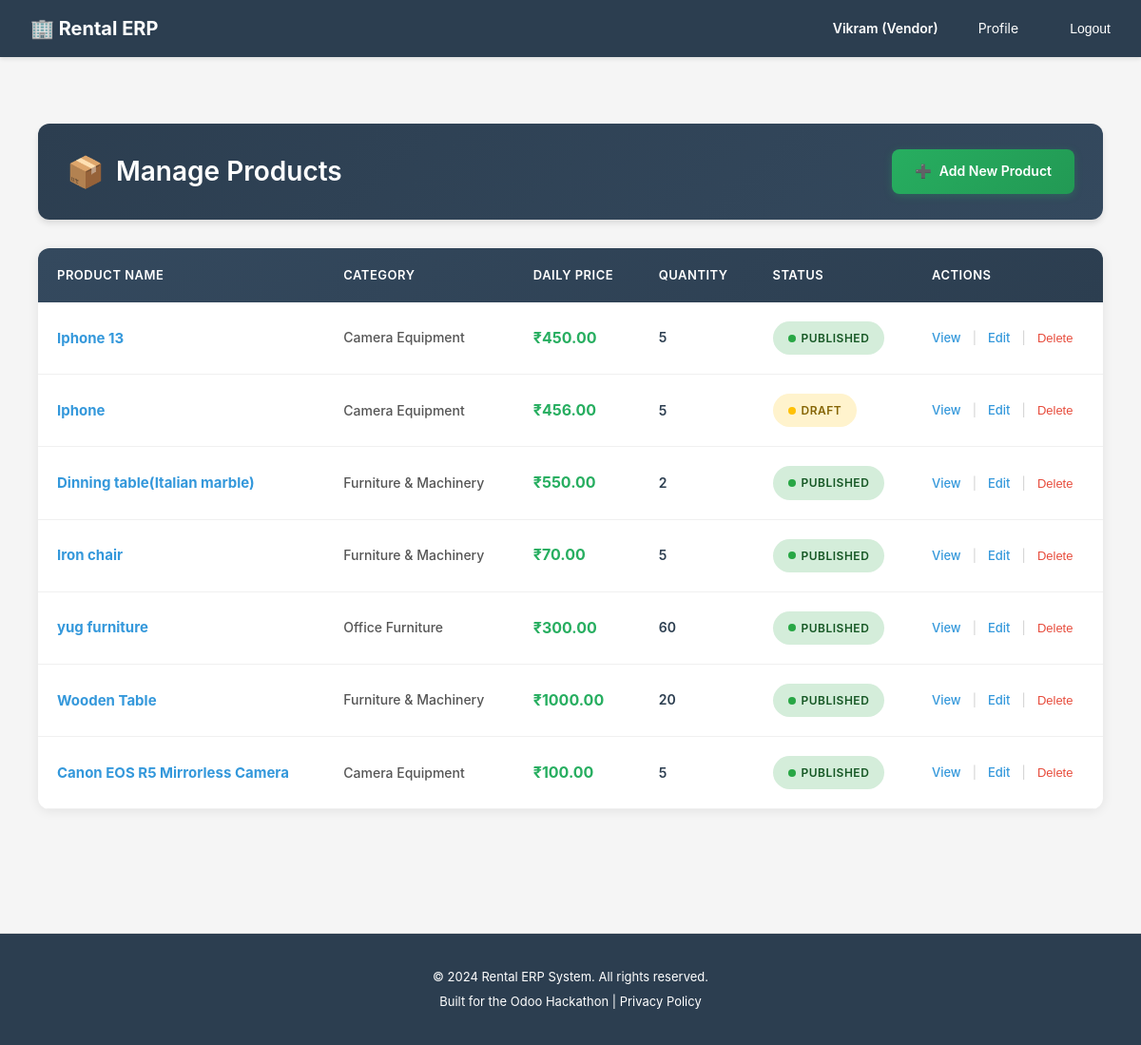
Page /catalog/vendor/manage-products/ (signed in) on the earlier database version.
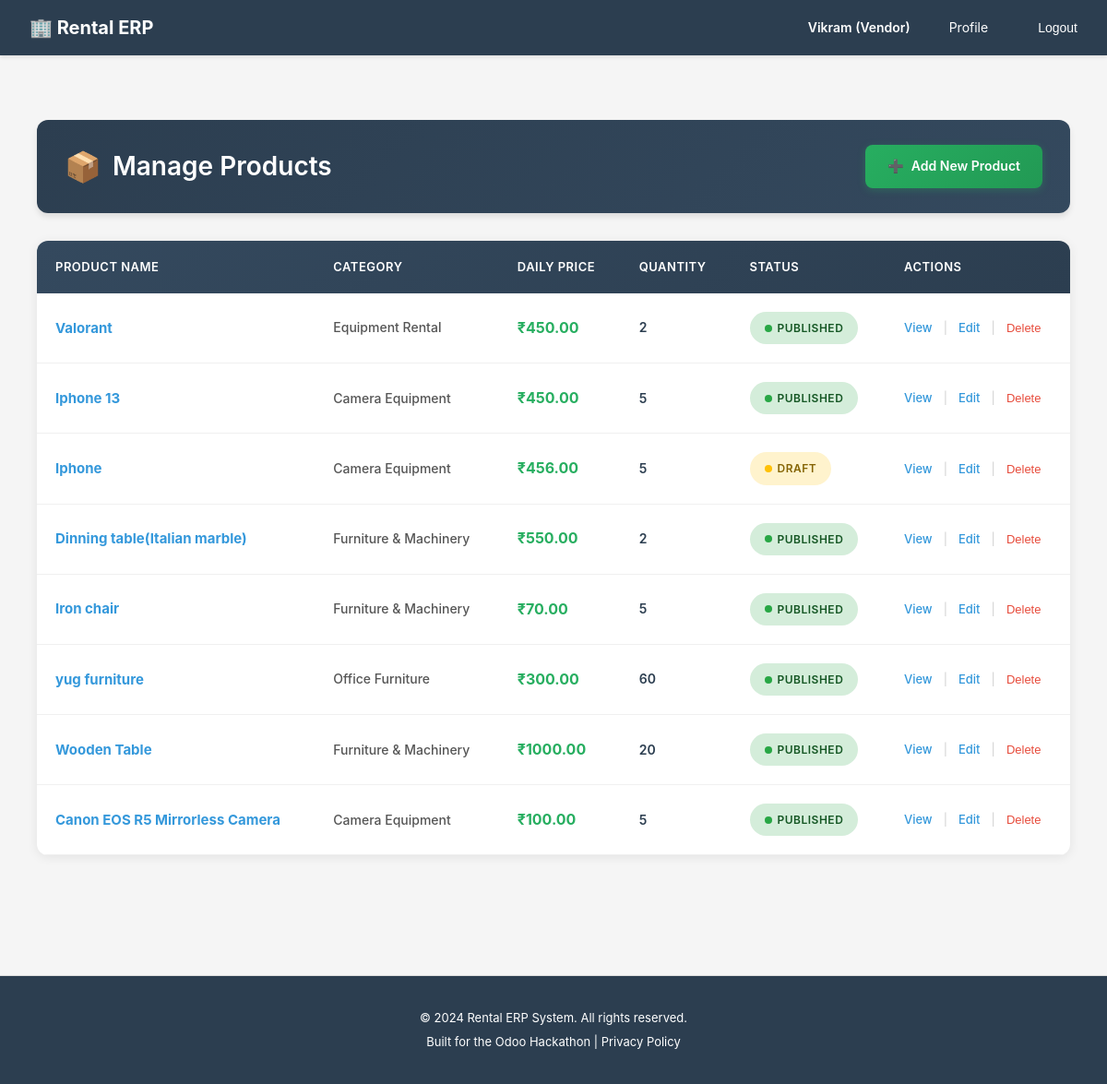
Same page on the later database version.
### catalog/models.py (models this page shows, shortened)
class Product(models.Model):
    vendor = models.ForeignKey(
        settings.AUTH_USER_MODEL,
        on_delete=models.CASCADE,
        related_name='products',
        limit_choices_to={'role': 'vendor'},
        help_text="Vendor who owns this product"
    )
    category = models.ForeignKey(
        ProductCategory,
        on_delete=models.SET_NULL,
        blank=True,
        null=True,
        related_name='products',
        help_text="Product classification for filtering"
    )
    name = models.CharField(
        max_length=255,
        help_text="Product name (e.g., 'Canon EOS R5 Mirrorless Camera')"
    )
    slug = models.SlugField(
        max_length=255,
        unique=True,
        help_text="URL-friendly identifier"
    )
    description = models.TextField(
        help_text="Detailed product description for customer decision-making"
    )
    short_description = models.CharField(
        max_length=500,
        blank=True,
        null=True,
        help_text="Brief summary for product listings"
    )
    image_main = models.ImageField(
        upload_to='products/images/',
        blank=True,
        null=True,
        help_text="Primary product image"
    )
    is_rentable = models.BooleanField(
        default=True,
        help_text="Can this product be rented? (vs purchase-only)"
    )
    is_published = models.BooleanField(
        default=False,
        help_text="Visible on website. Vendors can unpublish temporarily."
    )
    quantity_on_hand = models.PositiveIntegerField(
        default=0,
        help_text="Total physical inventory owned by vendor"
    )
    cost_price = models.DecimalField(
        max_digits=10,
        decimal_places=2,
        validators=[MinValueValidator(0)],
        help_text="Vendor's acquisition cost (for margin calculation)"
    )
    attributes = models.JSONField(
        default=dict,
        blank=True,
        help_text="Dynamic attributes like Brand, Model, Color (JSON: {'brand': 'Canon', 'model': 'EOS R5'})"
    )
    meta_title = models.CharField(
        max_length=255,
        blank=True,
        null=True,
        help_text="SEO page title"
    )
    meta_description = models.TextField(
        blank=True,
        null=True,
        help_text="SEO meta description"
    )
    created_at = models.DateTimeField(auto_now_add=True)
    updated_at = models.DateTimeField(auto_now=True)
    class Meta:
        db_table = 'products'
        verbose_name = 'Product'
        verbose_name_plural = 'Products'
        ordering = ['-created_at']
        indexes = [
            models.Index(fields=['vendor', 'is_published']),
            models.Index(fields=['category', 'is_published']),
            models.Index(fields=['slug']),
        ]

class ProductCategory(models.Model):
    name = models.CharField(
        max_length=100,
        unique=True,
        help_text="Category name (e.g., 'Camera Equipment', 'Furniture')"
    )
    slug = models.SlugField(
        max_length=100,
        unique=True,
        help_text="URL-friendly identifier"
    )
    parent = models.ForeignKey(
        'self',
        on_delete=models.CASCADE,
        blank=True,
        null=True,
        related_name='subcategories',
        help_text="Parent category for hierarchical structure"
    )
    description = models.TextField(
        blank=True,
        null=True,
        help_text="Category description for SEO and customer guidance"
    )
    is_active = models.BooleanField(
        default=True,
        help_text="Show/hide category on website"
    )
    created_at = models.DateTimeField(auto_now_add=True)
    updated_at = models.DateTimeField(auto_now=True)
    class Meta:
        db_table = 'product_categories'
        verbose_name = 'Product Category'
        verbose_name_plural = 'Product Categories'
        ordering = ['name']

class RentalPricing(models.Model):
    DURATION_CHOICES = [
        ('hourly', 'Per Hour'),
        ('daily', 'Per Day'),
        ('weekly', 'Per Week'),
        ('monthly', 'Per Month'),
        ('custom', 'Custom Duration'),
    ]
    product = models.ForeignKey(
        Product,
        on_delete=models.CASCADE,
        blank=True,
        null=True,
        related_name='rental_prices',
        help_text="Applies to all variants if set at product level"
    )
    product_variant = models.ForeignKey(
        ProductVariant,
        on_delete=models.CASCADE,
        blank=True,
        null=True,
        related_name='rental_prices',
        help_text="Variant-specific pricing overrides product pricing"
    )
    duration_type = models.CharField(
        max_length=20,
        choices=DURATION_CHOICES,
        help_text="Rental period unit"
    )
    duration_value = models.PositiveIntegerField(
        default=1,
        validators=[MinValueValidator(1)],
        help_text="Number of units (e.g., 2 for '2 days', 3 for '3 hours')"
    )
    price = models.DecimalField(
        max_digits=10,
        decimal_places=2,
        validators=[MinValueValidator(0)],
        help_text="Rental price for this duration"
    )
    is_discounted = models.BooleanField(
        default=False,
        help_text="Promotional pricing active"
    )
    discount_percentage = models.DecimalField(
        max_digits=5,
        decimal_places=2,
        default=0.00,
        validators=[MinValueValidator(0), MinValueValidator(100)],
        help_text="Discount % if promotional pricing is active"
    )
    is_active = models.BooleanField(
        default=True,
        help_text="Enable/disable this pricing tier"
    )
    created_at = models.DateTimeField(auto_now_add=True)
    updated_at = models.DateTimeField(auto_now=True)
    class Meta:
        db_table = 'rental_pricing'
        verbose_name = 'Rental Pricing'
        verbose_name_plural = 'Rental Pricing'
        ordering = ['product', 'duration_type', 'duration_value']

### catalog/views.py (the view)
# urls.py: path('vendor/manage-products/', views.vendor_manage_products, name='vendor_manage_products'),
@require_http_methods(["GET"])
def vendor_manage_products(request):
    from django.http import HttpResponseForbidden
    if request.user.role != 'vendor':
        return HttpResponseForbidden('Only vendors can manage products.')
    if not hasattr(request.user, 'vendorprofile') or not request.user.vendorprofile.is_approved:
        return HttpResponseForbidden('Your vendor account must be approved before managing products.')
    products = Product.objects.filter(vendor=request.user).order_by('-created_at')
    context = {
        'products': products,
        'vendor': request.user.vendorprofile
    }
    return render(request, 'catalog/manage_products.html', context)

### rental_erp/compliance.py (called while the page is built)
    def process_request(self, request):
        if not request.user.is_authenticated:
            return None
        if request.method == 'GET':
            path_lower = request.path.lower()
            for model in self.PERSONAL_DATA_MODELS:
                if model in path_lower:
                    self._log_data_access(request, model)
                    break
        return None

    def process_request(self, request):
        if not request.user.is_authenticated:
            return None
        consent_key = f'gdpr_consent:{request.user.id}'
        has_consent = cache.get(consent_key)
        if has_consent is None:
            cache.set(consent_key, True, 86400)  # Cache for 24 hours
        return None

    def process_response(self, request, response):
        response['X-Privacy-Policy'] = '/privacy-policy/'
        if hasattr(settings, 'DATA_RETENTION_DAYS'):
            response['X-Data-Retention-Days'] = str(settings.DATA_RETENTION_DAYS)
        return response

### rental_erp/security.py (called while the page is built, shortened)
    def process_response(self, request, response):
        if not self.is_sensitive_operation(request):
            return response

### templates/catalog/manage_products.html (shortened to what this page needs)
{% extends 'base.html' %}
{% block content %}
<div class="products-container">
    <div class="page-header">
        <h2>Manage Products</h2>
        <a href="{% url 'catalog:vendor_add_product' %}" class="add-product-btn">
            <span>➕</span>
            <span>Add New Product</span>
        </a>
    </div>
    {% if products %}
    <div class="products-table-wrapper">
        <table class="products-table">
            <thead>
                <tr>
                    <th>Product Name</th>
                    <th>Category</th>
                    <th>Daily Price</th>
                    <th>Quantity</th>
                    <th>Status</th>
                    <th>Actions</th>
                </tr>
            </thead>
            <tbody id="productsTableBody">
                {% for product in products %}
                <tr class="product-row" data-product-id="{{ product.id }}">
                    <td><span class="product-name"><a href="{% url 'catalog:product_detail' product.id %}">{{ product.name }}</a></span></td>
                    <td><span class="category-cell">{{ product.category.name }}</span></td>
                    <td><span class="price-cell">₹{{ product.rental_prices.first.price|default:"0" }}</span></td>
                    <td><span class="quantity-cell">{{ product.quantity_on_hand }}</span></td>
                    <td>
                        {% if product.is_published %}
                            <span class="status-badge status-published">Published</span>
                        {% else %}
                            <span class="status-badge status-draft">Draft</span>
                        {% endif %}
                    </td>
                    <td>
                        <div class="actions-cell">
                            <a href="{% url 'catalog:product_detail' product.id %}" class="action-link">View</a>
                            <span class="divider">|</span>
                            <a href="{% url 'catalog:vendor_edit_product' product.id %}" class="action-link">Edit</a>
                            <span class="divider">|</span>
                            <form method="POST" action="{% url 'catalog:vendor_delete_product' product.id %}" style="display: inline;" onsubmit="return confirm('Are you sure you want to delete this product?');">
                                <button type="submit" class="action-link delete">Delete</button>
                            </form>
                        </div>
                    </td>
                </tr>
                {% endfor %}
            </tbody>
        </table>
    </div>
    {% endif %}
</div>
{% endblock %}

Differences in the rows shown:
added Product: name "Valorant", category.name "Equipment Rental", rental_prices.first.price "450.00", quantity_on_hand "2", is_published "PUBLISHED"
